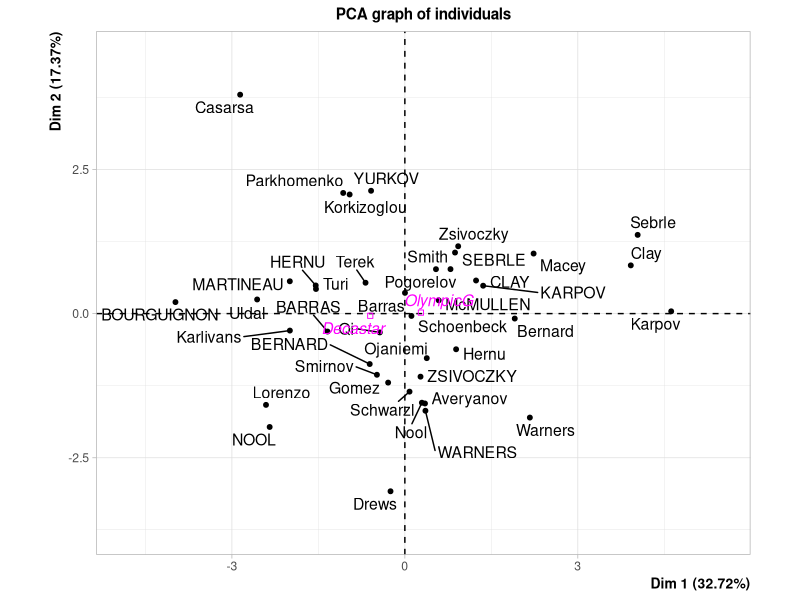
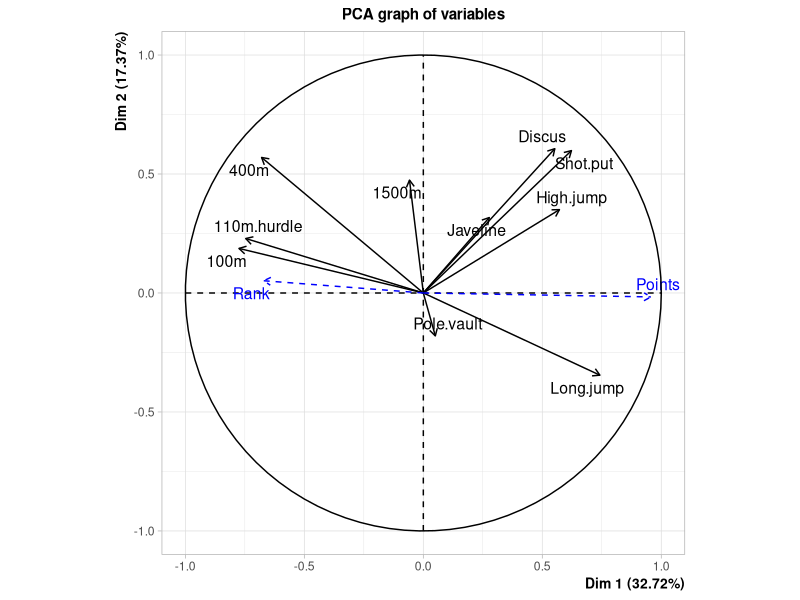
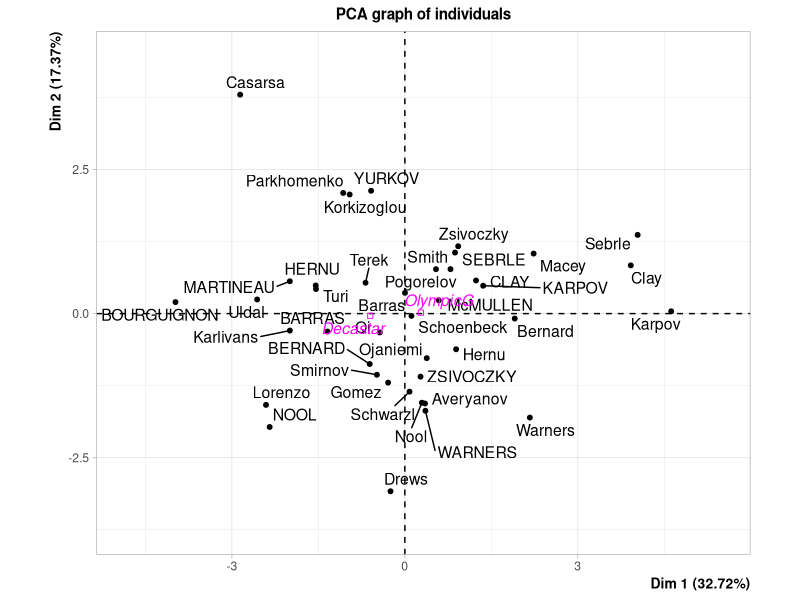
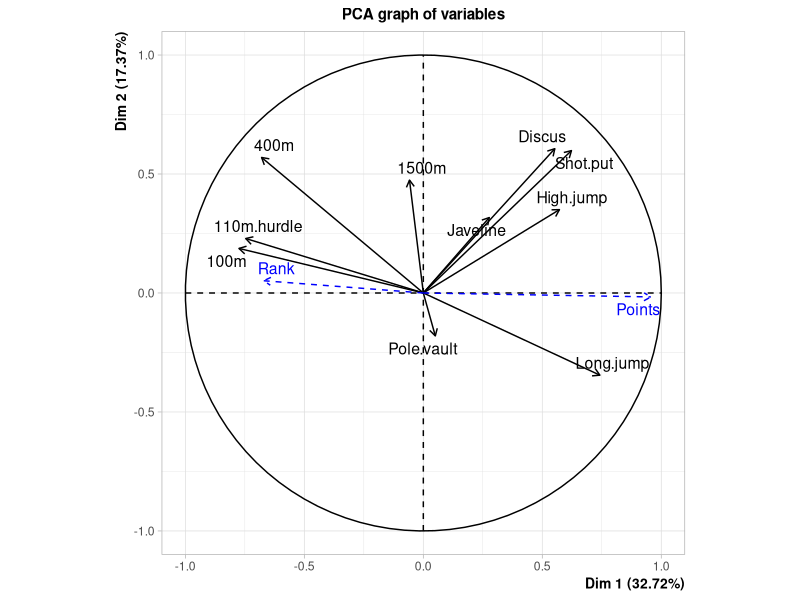
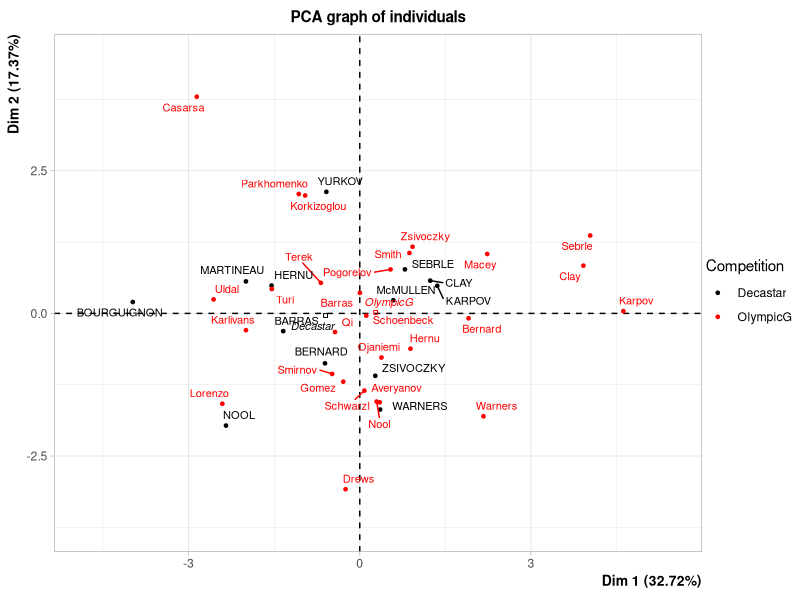
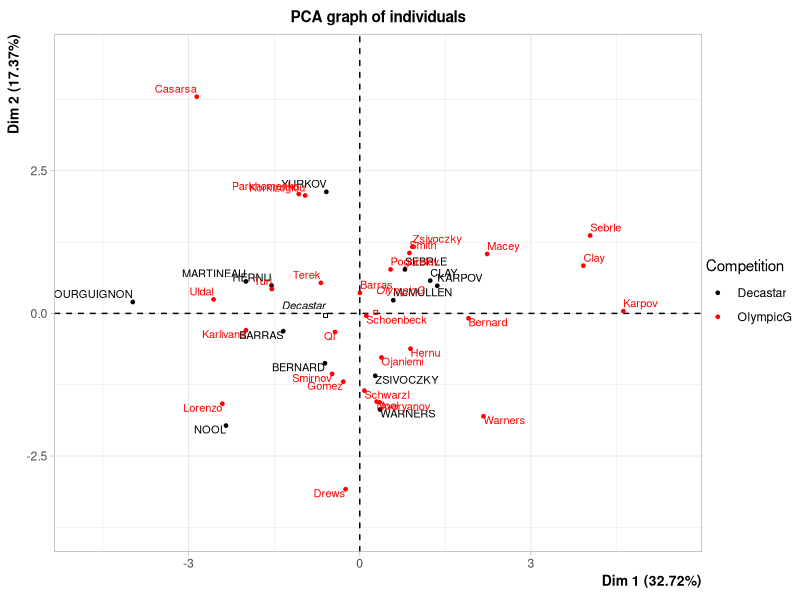
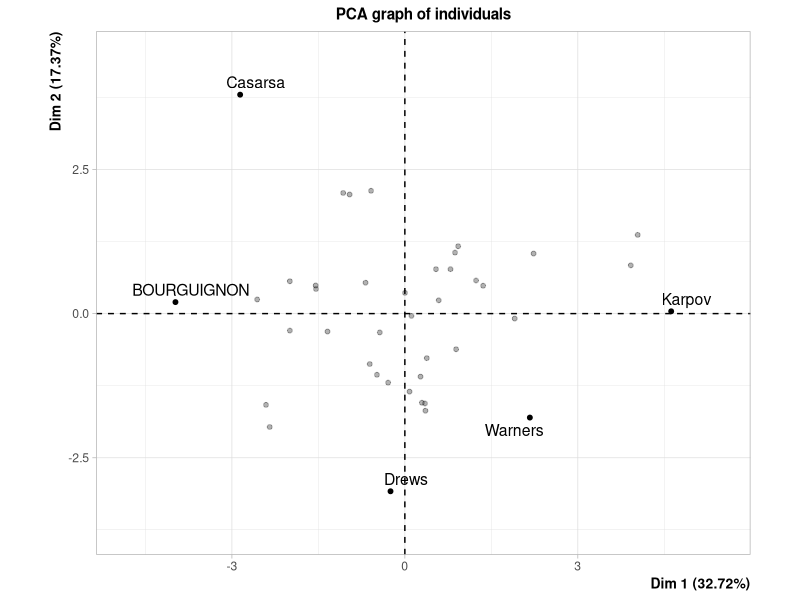
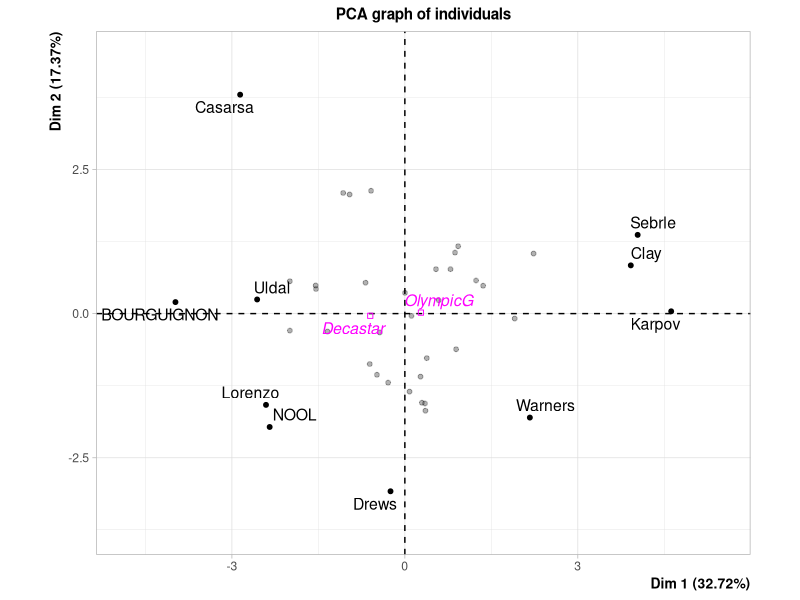

R code for these plots, in order:
## ---- chunk 1
library(FactoMineR)
library(dplyr)
data(decathlon)
## ---- chunk 2
dec <- decathlon %>%
  select(-Competition)

dec_scaled <- scale(dec)
head(dec_scaled)
## ---- chunk 3
res.pca <- PCA(decathlon, scale = T, quanti.sup = c(11,12), quali.sup = c(13))
## ---- chunk 4
summary(res.pca)
plot(res.pca, choix = "ind", axes = c(1,2))
plot(res.pca, choix = "var", axes = c(1,2))
## ---- chunk 5
round(res.pca$eig,2)
## ---- chunk 6
round(cbind(res.pca$var$coord[,1:4],res.pca$var$cos2[,1:4], res.pca$var$contrib[,1:4]),2)
## ---- chunk 7
plot.PCA(res.pca, choix = "ind", habillage = ncol(decathlon), cex = 0.7)
plot.PCA(res.pca, choix = "ind", habillage = ncol(decathlon), cex = 0.7, 
         autoLab = "no")
plot(res.pca, select = "cos2 0.8",  invisible = "quali")
plot(res.pca, select = "contrib 10")
plot(res.pca, choix = "var", select = "contrib 8", unselect = 0)
plot(res.pca, choix = "var", select = c("400m", "1500m"))
## ---- chunk 8
res.pca$var$coord
## ---- chunk 9
dimdesc(res.pca, 1:4)
## ---- chunk 10
plotellipses(res.pca, label="none")
## ---- chunk 11
plotellipses(res.pca, label="none", level = .5)
## ---- chunk 12
estim_ncp(decathlon[,c(1:10)])
